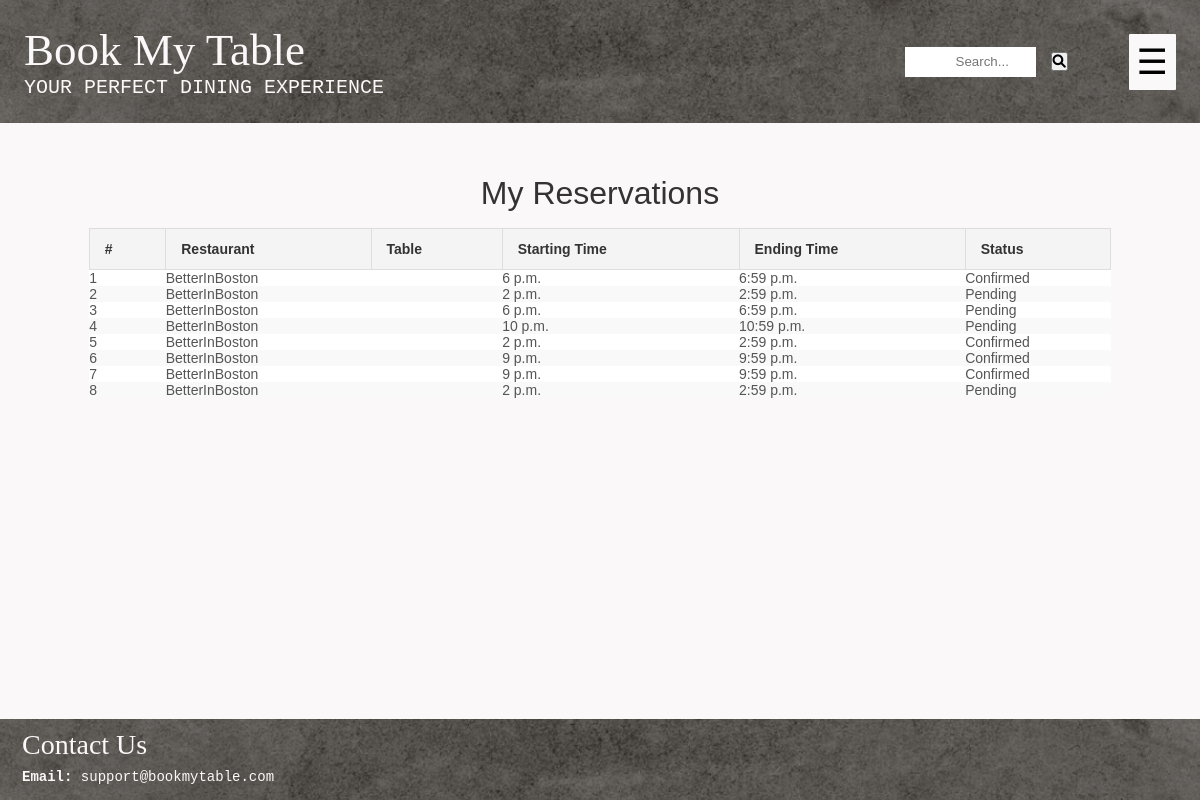
The page /my-reservations/ (signed in) on the database as committed earlier.
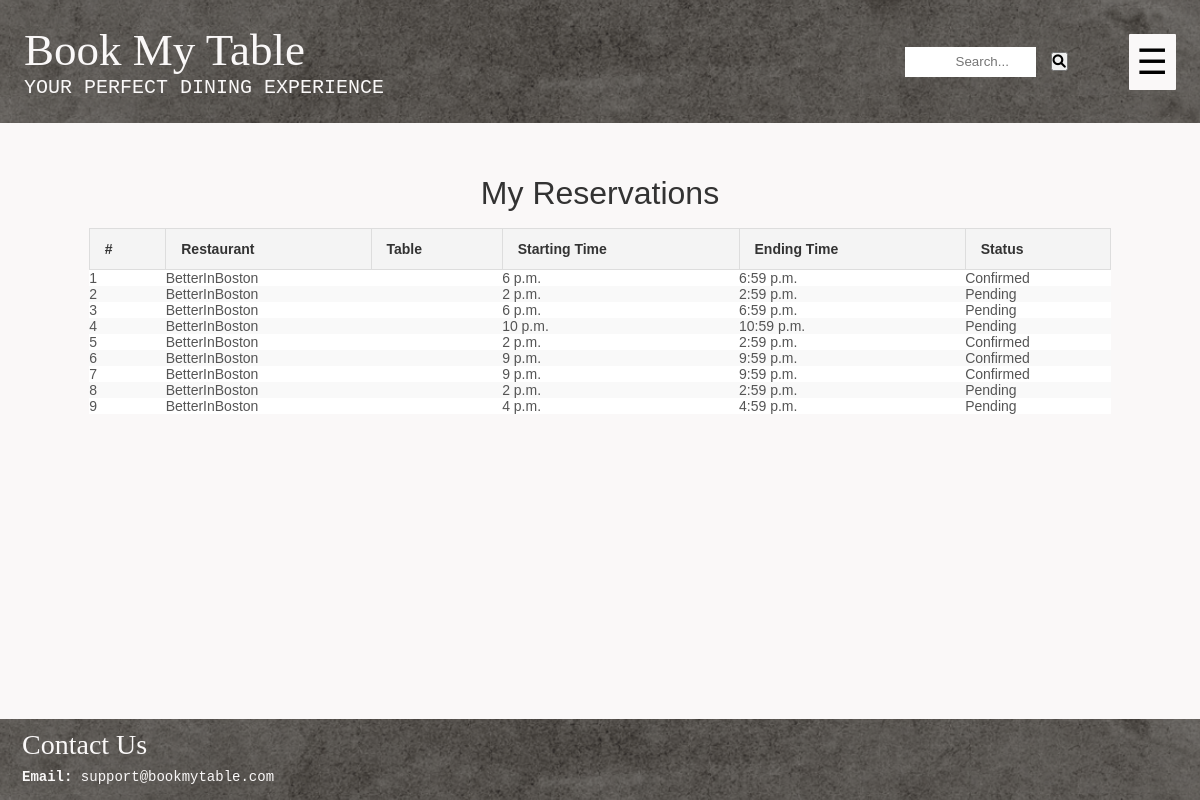
The same page on the database as committed later.
### reservation/models.py (models this page shows, shortened)
class Reservation(models.Model):
    customer = models.ForeignKey(
        settings.AUTH_USER_MODEL,
        on_delete=models.CASCADE,
        limit_choices_to={'is_customer': True},  # Ensure only customers can be linked
        related_name="reservations"
    )
    restaurant = models.ForeignKey(
        Restaurant,  # Reference to the restaurant
        on_delete=models.CASCADE,
        related_name="reservations"
    )
    table = models.ForeignKey(
        Table,  # Reference to the selected table
        on_delete=models.CASCADE,
        related_name="reservations",
        default=1
    )
    starting_time = models.TimeField()
    ending_time = models.TimeField()
    reservation_status = models.CharField(max_length=20, default='Pending')

### restaurant/models.py (models this page shows, shortened)
class Restaurant(models.Model):
    R_ID = models.AutoField(primary_key=True)
    R_Name = models.CharField(max_length=100)
    owner = models.OneToOneField('users.Owner', on_delete=models.CASCADE, related_name='restaurant')
    R_EmailAddress = models.EmailField(unique=True)
    R_ContactNumber = models.CharField(unique = True, max_length=15)
    R_Address = models.TextField() # this will allow for multiple addresses too
    R_Description = models.TextField(blank=True, null=True) #can be left blank, will store NULL if no value exists
    R_CuisineTypes = models.CharField(max_length=100)
    R_ReservationCost = models.DecimalField(max_digits=10, decimal_places=2)
    R_OpenHours = models.CharField(max_length=100) # e.g "Mon-Fri: 9:00AM - 8PM"
    Rating = models.DecimalField(decimal_places=2, default=0.0, max_digits=100)
    NetRevenue = models.DecimalField(max_digits=15, decimal_places=2, default=0.0)

### users/views.py (the view)
# urls.py: path('my-reservations/', views.my_reservations, name='my_reservations'),
@login_required
def my_reservations(request):
    user = request.user
    if user.is_customer:
        reservations = Reservation.objects.filter(customer=user)
    elif user.is_owner:
        reservations = Reservation.objects.filter(restaurant__owner=user)
    else:
        reservations = []
    return render(request, 'users/my_reservations.html', {'reservations': reservations})

### users/templates/users/my_reservations.html (shortened to what this page needs)
{% extends 'layout.html' %}
{% block content %}
<div class="myreservations_table-container">
    <h2 class="card-header text-center">My Reservations</h2>
    {% if reservations %}
        <table class="myreservations_table">
            <thead>
                <tr>
                    <th>#</th>
                    <th>Restaurant</th>
                    <th>Table</th>
                    <th>Starting Time</th>
                    <th>Ending Time</th>
                    <th>Status</th>
                </tr>
            </thead>
            <tbody>
                {% for reservation in reservations %}
                <tr>
                    <td>{{ forloop.counter }}</td>
                    <td>{{ reservation.restaurant.R_Name }}</td>
                    <td>{{ reservation.table.table_number }}</td>
                    <td>{{ reservation.starting_time }}</td>
                    <td>{{ reservation.ending_time }}</td>
                    <td>{{ reservation.reservation_status }}</td>
                </tr>
                {% endfor %}
            </tbody>
        </table>
    {% else %}
        <p>No reservations found.</p>
    {% endif %}
</div>
{% endblock %}

Rows that differ between the two databases and show on the page:
added Reservation: restaurant.R_Name "BetterInBoston", starting_time "4 p.m.", ending_time "4:59 p.m.", reservation_status "Pending"
